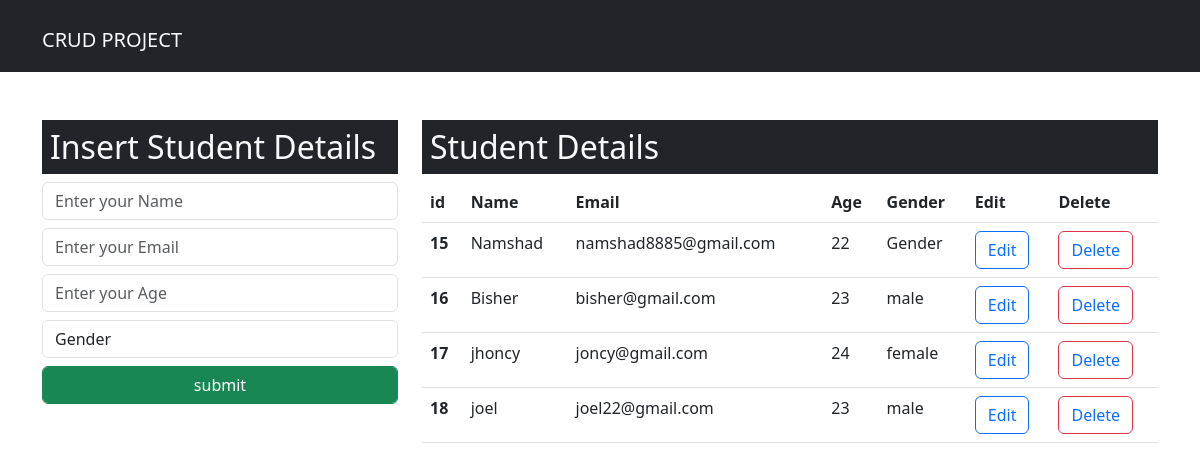
The page / on the database its author committed.
### home/models.py (models this page shows, shortened)
class Student(models.Model):
    name=models.CharField(max_length=100,blank=False,null=False)
    email=models.EmailField()
    age=models.CharField(max_length=10,blank=False)
    gender=models.CharField(max_length=100)

### home/views.py (the view)
# urls.py: path('',views.index,name='index'),
def index(request):
    data = Student.objects.all()
    context = {'datas':data}
    return render(request,'index.html',context)

### templates/index.html (shortened to what this page needs)
<!doctype html>
<html lang="en">
<head>
    <link href="https://cdn.jsdelivr.net/npm/bootstrap@5.3.0-alpha1/dist/css/bootstrap.min.css" rel="stylesheet"
>
</head>
<body>
    <nav class="navbar navbar-expand-lg navbar-dark bg-dark">
        <div class="container-md text-center">
            <h1><a class="navbar-brand text-light" href="/">CRUD PROJECT</a></h1>
        </div>
    </nav>
    <div class="container mt-5">
        <div class="row">
            <div class="col-md-4">
                <h2 class="text-light bg-dark p-2">Insert Student Details</h2>
                <form action="/insert" method="post">
                    <div class="form-group">
                        <input type="text" class="form-control" name="name" placeholder="Enter your Name" required
                            autocomplete="off">
                    </div>
                    <div class="form-group">
                        <input type="email" class="form-control mt-2" name="email" placeholder="Enter your Email"
                            required>
                    </div>
                    <div class="form-group">
                        <input type="number" class="form-control mt-2" name="age" placeholder="Enter your Age" required>
                    </div>
                    <div class="form-group">
                        <select id="Gender" name="gender" class="form-control mt-2" required>
                            <option selected>Gender</option>
                        </select>
                    </div>
                    <div class="form-group">
                        <input type="submit" class="form-control btn btn-success mt-2" value="submit">
                    </div>
                </form>
            </div>
            <div class="col-md-8">
                <h2 class="text-light bg-dark p-2">Student Details</h2>
                <table class="table">
                    <thead>
                      <tr>
                        <th scope="col">id</th>
                        <th scope="col">Name</th>
                        <th scope="col">Email</th>
                        <th scope="col">Age</th>
                        <th scope="col">Gender</th>
                        <th scope="col">Edit</th>
                        <th scope="col">Delete</th>
                      </tr>
                    </thead>
                    <tbody>
                        {% for d in datas %}
                      <tr>
                        <th scope="row">{{d.id}}</th>
                        <td>{{d.name}}</td>
                        <td>{{d.email}}</td>
                        <td>{{d.age}}</td>
                        <td>{{d.gender}}</td>
                        <td><button type="button"  class="btn btn-outline-primary"><a href="update/{{d.id}}" class="text-decoration-none">Edit</a></button>
                        </td>
                        <td><button type="button"  class="btn btn-outline-danger"><a href="delete/{{d.id}}" class="text-decoration-none">Delete</a></button>
                        </td>
                      </tr>
                      {% endfor %}
                    </tbody>
                  </table>
            </div>
        </div>
    </div>
</body>
</html>

### rows shown on the page
Student: id "15", name "Namshad", email "namshad8885@gmail.com", age "22", gender "Gender"
Student: id "16", name "Bisher", email "bisher@gmail.com", age "23", gender "male"
Student: id "17", name "jhoncy", email "joncy@gmail.com", age "24", gender "female"
Student: id "18", name "joel", email "joel22@gmail.com", age "23", gender "male"
